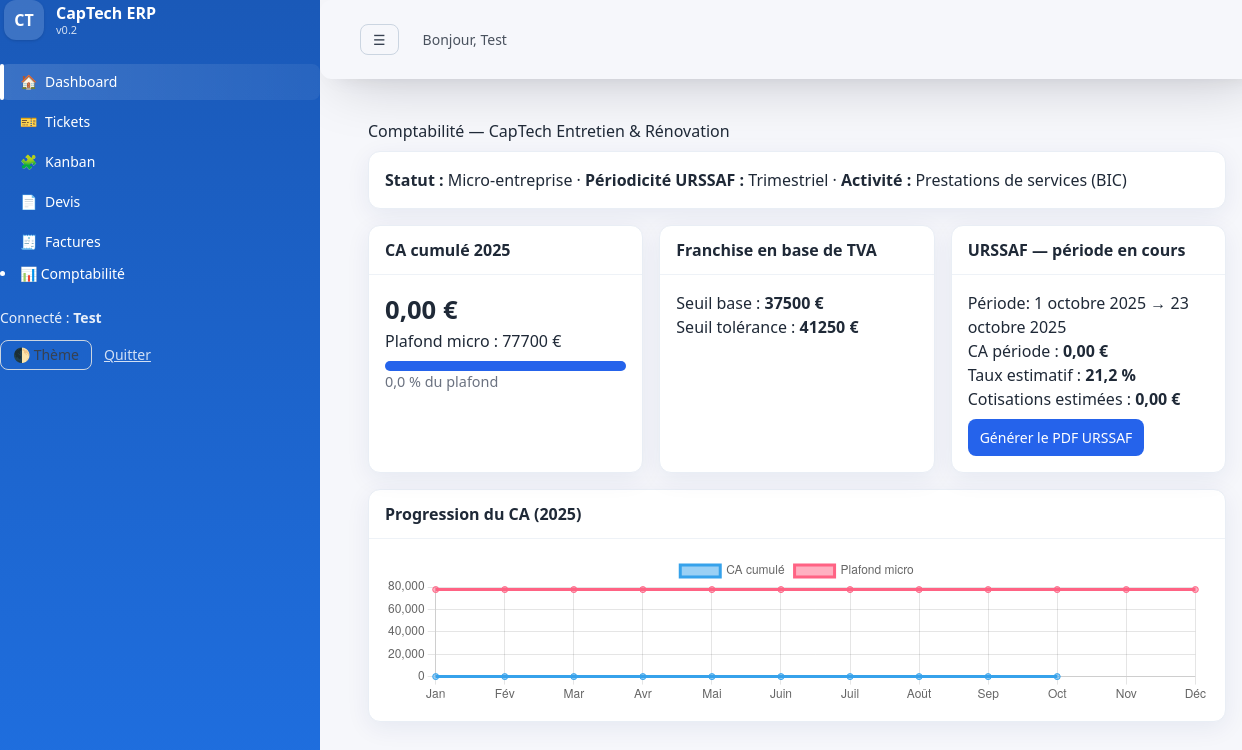
The page /accounting/ (signed in) on the database its author committed.
### core/models.py (models this page shows, shortened)
class Timestamped(models.Model):
    created_at = models.DateTimeField(auto_now_add=True)
    updated_at = models.DateTimeField(auto_now=True)
    class Meta:
        abstract = True

class Company(Timestamped):
    name = models.CharField(max_length=200)
    siret = models.CharField(max_length=14, blank=True)
    email = models.EmailField(blank=True)
    phone = models.CharField(max_length=50, blank=True)
    address = models.TextField(blank=True)
    active = models.BooleanField(default=True)
    LEGAL_STATUS = [
        ("MICRO", "Micro-entreprise"),
        ("EI_REEL", "Entreprise individuelle - régime réel"),
        ("EURL_IS", "EURL/SARL à l'IS (gérant TNS)"),
        ("SASU_IS", "SASU/SAS à l'IS (assimilé salarié)"),
    ]
    URSSAF_FREQ = [("MENSUEL", "Mensuel"), ("TRIMESTRIEL", "Trimestriel")]
    ACTIVITY_KIND = [
        ("VENTES", "Vente de marchandises / hébergement (BIC)"),
        ("SERVICES_BIC", "Prestations de services (BIC)"),
        ("LIB_BNC", "Libéral non réglementé (BNC)"),
        ("LIB_CIPAV", "Libéral réglementé (CIPAV)"),
    ]
    legal_status = models.CharField(max_length=20, choices=LEGAL_STATUS, default="MICRO")
    urssaf_frequency = models.CharField(max_length=12, choices=URSSAF_FREQ, default="TRIMESTRIEL")
    activity_kind = models.CharField(max_length=20, choices=ACTIVITY_KIND, default="SERVICES_BIC")
    tva_franchise = models.BooleanField(default=True)
    def display_status(self):
        return dict(self.LEGAL_STATUS).get(self.legal_status, self.legal_status)

### portal/views.py (the view)
# urls.py: path("accounting/", views.accounting_dashboard, name="accounting"),
@login_required
def accounting_dashboard(request):
    company = _user_company(request)
    if not company:
        raise Http404()
    today = timezone.now().date()
    year = today.year
    th = get_thresholds(year)
    year_start = today.replace(month=1, day=1)
    inv_sum = _invoices_total_for_period(company, year_start, today)
    manual_sum = TurnoverEntry.objects.filter(company=company, period_start__gte=year_start, period_end__lte=today)\
                                      .aggregate(total=Sum("amount"))["total"] or Decimal("0.00")
    ca_ytd = (inv_sum or Decimal("0.00")) + (manual_sum or Decimal("0.00"))
    micro_cap = th.micro_cap_sales if company.activity_kind == "VENTES" else th.micro_cap_services
    micro_progress = float((ca_ytd / Decimal(micro_cap)) * 100) if micro_cap else 0.0
    if company.activity_kind == "VENTES":
        vat_base = th.vat_base_sales
        vat_tol = th.vat_base_sales_tol
    else:
        vat_base = th.vat_base_services
        vat_tol = th.vat_base_services_tol
    if company.urssaf_frequency == "MENSUEL":
        period_start = today.replace(day=1)
    else:
        q = (today.month - 1) // 3
        period_start = today.replace(month=q*3 + 1, day=1)
    period_end = today
    period_ca = _invoices_total_for_period(company, period_start, period_end)
    contrib, rate_label = compute_contributions(company.activity_kind, period_ca)
    ctx = {
        "company": company,
        "year": year,
        "ca_ytd": ca_ytd,
        "micro_cap": micro_cap,
        "micro_progress": round(micro_progress, 2),
        "vat_base": vat_base,
        "vat_tol": vat_tol,
        "period_start": period_start,
        "period_end": period_end,
        "period_ca": period_ca,
        "contrib": contrib,
        "urssaf_rate_label": rate_label,
    }
    return render(request, "portal/accounting/dashboard.html", ctx)

### core/accounting.py (called while the page is built)
def get_thresholds(year=None):
    year = year or timezone.now().year
    obj = LegalThresholds.objects.filter(year=year).first()
    if obj:
        return obj
    return LegalThresholds.objects.create(year=year)

def compute_contributions(activity_kind, amount):
    rate = URSSAF_RATES.get(activity_kind, Decimal("0.00"))
    return (amount * rate).quantize(Decimal("0.01")), URSSAF_RATES_LIB.get(activity_kind, "-")

### portal/templatetags/portal_extras.py (called while the page is built)
@register.simple_tag(takes_context=True)
def nav_active(context, pattern: str, cls="nav-active"):
    req = context.get("request")
    path = (getattr(req, "path", "") or "").rstrip("/")
    return cls if path.startswith(pattern.rstrip("/")) else ""

### portal/views.py (called while the page is built)
def _user_company(request):
    m = Membership.objects.select_related("company").filter(user=request.user).first()
    return m.company if m else None

def _invoices_total_for_period(company, start, end):
    qs = Invoice.objects.filter(
        company=company, issue_date__gte=start, issue_date__lte=end
    ).prefetch_related("items")
    total = Decimal("0.00")
    for inv in qs:
        total += invoice_total(inv)
    return total

### portal/templates/portal/accounting/dashboard.html (shortened to what this page needs)
{% extends "portal/base.html" %}
{% block content %}
<div class="page">
  <h1 class="page-title">Comptabilité — {{ company.name }}</h1>
  <div class="card shadow-md mb-4">
    <div class="card-body">
      <strong>Statut :</strong> {{ company.display_status }} ·
      <strong>Périodicité URSSAF :</strong> {{ company.get_urssaf_frequency_display }} ·
      <strong>Activité :</strong> {{ company.get_activity_kind_display }}
    </div>
  </div>
  <div class="grid grid-3 gap">
    <div class="card shadow-md">
      <div class="card-header">CA cumulé {{ year }}</div>
      <div class="card-body">
        <div class="kpi">{{ ca_ytd }} €</div>
        <div>Plafond micro : {{ micro_cap }} €</div>
        <div class="progress">
          <div class="bar" style="width: '{{ micro_progress }}%'"></div>
        </div>
        <div class="muted">{{ micro_progress }} % du plafond</div>
      </div>
    </div>
    <div class="card shadow-md">
      <div class="card-header">Franchise en base de TVA</div>
      <div class="card-body">
        <div>Seuil base : <strong>{{ vat_base }} €</strong></div>
        <div>Seuil tolérance : <strong>{{ vat_tol }} €</strong></div>
      </div>
    </div>
    <div class="card shadow-md">
      <div class="card-header">URSSAF — période en cours</div>
      <div class="card-body">
        <div>Période: {{ period_start }} → {{ period_end }}</div>
        <div>CA période : <strong>{{ period_ca }} €</strong></div>
        <div>Taux estimatif : <strong>{{ urssaf_rate_label }}</strong></div>
        <div>Cotisations estimées : <strong>{{ contrib }} €</strong></div>
        <a class="btn btn-primary mt-2" href="{% url 'portal:urssaf_pdf' %}">Générer le PDF URSSAF</a>
      </div>
    </div>
  </div>
  <div class="card shadow-md mt-4">
    <div class="card-header">Progression du CA ({{ year }})</div>
    <div class="card-body">
      <canvas id="caChart"></canvas>
    </div>
  </div>
</div>
<script>
(async function(){
  // On construit un petit dataset par mois côté client (simple : CA_YTD linéaire placeholder).
  const labels = ["Jan","Fév","Mar","Avr","Mai","Juin","Juil","Août","Sep","Oct","Nov","Déc"];
  // Remplace si besoin par un endpoint JSON plus précis
  const ytd = Number({{ ca_ytd|default:0 }});
  const monthIndex = (new Date()).getMonth();
  const data = [];
  for (let i=0;i<12;i++){
    data.push(i<=monthIndex ? Math.round(ytd*(i+1)/(monthIndex+1)) : null);
  }
  const ctx = document.getElementById('caChart');
  new Chart(ctx, {
    type: 'line',
    data: {
      labels,
      datasets: [{
        label: 'CA cumulé',
        data,
      },{
        label: 'Plafond micro',
        data: labels.map(_=> {{ micro_cap|default:0 }}),
      }]
    },
    options: { responsive: true, maintainAspectRatio: false }
  });
})();
</script>
{% endblock %}

### portal/templates/portal/base.html (shortened to what this page needs)
{% load static %}
{% load portal_extras %}
<!doctype html>
<html lang="fr" class="scroll-smooth">
<head>
  <link rel="stylesheet" href="{% static 'build/style.css' %}">
  <script src="https://cdn.tailwindcss.com"></script>
</head>
<body class="bg-ink-50 dark:bg-ink-900 text-ink-800 dark:text-ink-100">
  <div class="min-h-screen flex">
    <aside id="sidebar" class="sidebar h-screen bg-gradient-to-b from-brand-700 to-brand-600 text-white md:sticky top-0 shrink-0">
      <div class="flex items-center gap-3 mb-6 ps-1">
        <div class="h-10 w-10 rounded-xl bg-white/15 grid place-items-center font-bold shadow">CT</div>
        <div class="leading-tight">
          <div class="font-semibold">CapTech ERP</div>
          <div class="text-[11px] opacity-80">v0.2</div>
        </div>
      </div>
      <nav class="space-y-1 text-sm">
        <a href="{% url 'portal:dashboard' %}" class="flex items-center gap-2 px-5 py-2 rounded-lg hover:bg-white/10 {% nav_active '/' 'nav-active' %}">🏠 <span>Dashboard</span></a>
        <a href="{% url 'portal:tickets' %}" class="flex items-center gap-2 px-5 py-2 rounded-lg hover:bg-white/10 {% nav_active '/tickets' 'nav-active' %}">🎫 <span>Tickets</span></a>
        <a href="{% url 'portal:tickets_kanban' %}" class="flex items-center gap-2 px-5 py-2 rounded-lg hover:bg-white/10 {% nav_active '/tickets/kanban' 'nav-active' %}">🧩 <span>Kanban</span></a>
        <a href="{% url 'portal:quotes' %}" class="flex items-center gap-2 px-5 py-2 rounded-lg hover:bg-white/10 {% nav_active '/quotes' 'nav-active' %}">📄 <span>Devis</span></a>
        <a href="{% url 'portal:invoices' %}" class="flex items-center gap-2 px-5 py-2 rounded-lg hover:bg-white/10 {% nav_active '/invoices' 'nav-active' %}">🧾 <span>Factures</span></a>
        <li class="nav-item">
        <a class="nav-link" href="{% url 'portal:accounting' %}">
        📊 <span>Comptabilité</span>
        </a>
        </li>
      </nav>
      <div class="mt-auto pt-6 text-sm">
        <div class="opacity-90">Connecté : <strong>{{ request.user.username }}</strong></div>
        <div class="flex items-center gap-3 mt-3">
          <button id="toggleTheme" class="btn btn-outline !py-1">🌓 Thème</button>
          <a class="text-white/80 hover:text-white underline" href="{% url 'admin:logout' %}">Quitter</a>
        </div>
      </div>
    </aside>
    <main class="flex-1">
      <header class="surface rounded-xl shadow-card mb-4 px-4 py-3 flex items-center justify-between">
        <div class="px-4 md:px-6 py-3 flex items-center justify-between">
          <div class="flex items-center gap-3">
            <button class="md:hidden btn btn-outline !py-1" onclick="toggleSidebar()">☰</button>
          </div>
          <div class="ml-3 text-sm opacity-80 hidden sm:block">Bonjour, {{ request.user.username }}</div>
        </div>
      </header>
      <div class="mx-auto w-full max-w-6xl xl:max-w-7xl px-4 md:px-6">
      <div class="p-6 md:p-6">
        {% block content %}{% endblock %}
      </div>
    </main>
  </div>
</body>
</html>

### portal/templates/portal/base.html (style rules this page uses)
.nav-active { position:relative;background:linear-gradient(90deg,rgba(255,255,255,.14),rgba(255,255,255,.06)); }
.nav-active::before { content:"";position:absolute;inset:0 auto 0 0;width:4px;background:#fff;border-radius:999px; }
.card { background-color: #fff; border-radius: 1.25rem; border: 1px solid rgb(226, 232, 240); box-shadow: 0 18px 60px -20px rgba(2, 6, 23, .25), 0 8px 24px -16px rgba(2,6,23,.15); }
.btn { display: inline-flex; align-items: center; gap: 0.5rem; border-radius: 0.5rem; padding: 0.5rem 0.875rem; font-size: 0.875rem; font-weight: 500; transition-property: all; transition-timing-function: cubic-bezier(0.4, 0, 0.2, 1); transition-duration: 150ms; }
.btn-primary { background-color: rgb(31, 111, 224); color: #fff; }
.btn-outline { border: 1px solid rgb(203, 213, 225); color: rgb(55, 65, 81); }

### portal/templates/portal/accounting/dashboard.html (style rules this page uses)
.grid { display:grid; gap:1rem; }
.grid-3 { grid-template-columns: repeat(3, 1fr); }
.card { background:#fff; border-radius:12px; border:1px solid #e9eef5; }
.card-header { font-weight:600; padding:0.75rem 1rem; border-bottom:1px solid #eef2f7; }
.card-body { padding:1rem; }
.shadow-md { box-shadow:0 6px 24px rgba(0,40,120,.07); }
.kpi { font-size:1.6rem; font-weight:700; }
.muted { color:#6b7280; font-size:.9rem; }
.progress { background:#f3f4f6; border-radius:8px; height:10px; margin-top:.5rem; }
.progress .bar { background:#2563eb; height:10px; border-radius:8px; }
.page-title { margin-bottom:.5rem }
.btn { display:inline-block; padding:.5rem .75rem; border-radius:8px; text-decoration:none; }
.btn-primary { background:#2563eb; color:#fff; }

### rows shown on the page
Company: name "CapTech Entretien & Rénovation", display_status "Micro-entreprise", urssaf_frequency "Trimestriel", activity_kind "Prestations de services (BIC)"

### other values the page prints
{{ request.user.username }} "Test"
{{ year }} "2025"
{{ ca_ytd }} "0,00"
{{ micro_cap }} "77700"
{{ micro_progress }} "0,0"
{{ vat_base }} "37500"
{{ vat_tol }} "41250"
{{ period_start }} "1 octobre 2025"
{{ period_ca }} "0,00"
{{ urssaf_rate_label }} "21,2 %"
{{ contrib }} "0,00"
chart data {{ ca_ytd|default:0 }} 0
chart data {{ micro_cap|default:0 }} 77700
